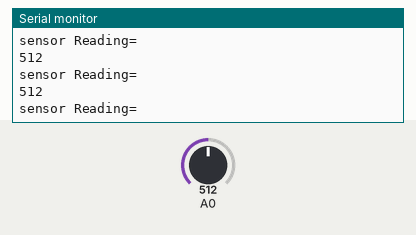
The sketch below on a simulated Arduino Uno, built with avr-gcc and run on an emulated ATmega328P. On the bench: the last lines printed to the serial monitor. The inputs (shaded band) are chosen by the test bench; at power-on: A0 = 512.

Above: at 1.2 s.
1.3 s: A0 set to 108
At 2.1 s:
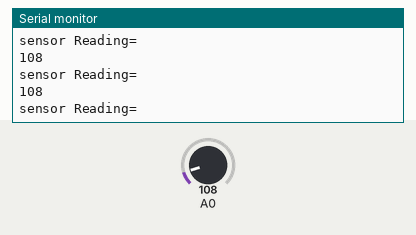
2.8 s: A0 set to 91
At 3.5 s:
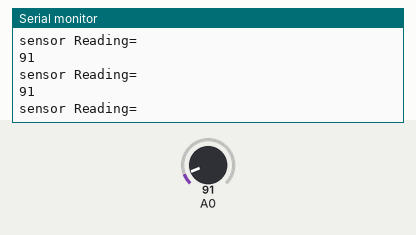
Timing chart, 0 to 5.8 s (numbered marks = the images above; inputs shaded):
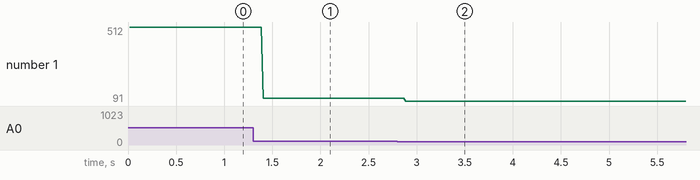

The sketch:

Flame_Sensor.ino
```cpp
// lowest and highest sensor readings:
const int sensorMin = 0;     //  sensor minimum
const int sensorMax = 1024;  // sensor maximum

void setup()  {
  // initialize serial communication @ 9600 baud:
  Serial.begin(9600);
}
void loop() {
  // read the sensor on analog A0:
  int sensorReading  = analogRead(A0);
  Serial.println("sensor Reading= ");
  Serial.println(sensorReading);
  // map the sensor range (four options):
  // ex: 'long  int map(long int, long int, long int, long int, long int)'
//  int range = map(sensorReading,  sensorMin, sensorMax, 0, 3);

  // range value:
//  switch (range) {
//  case 0:    // A fire closer than 1.5 feet away.
//    Serial.println("** Close  Fire **");
//    break;
//  case 1:    // A fire between 1-3 feet away.
//    Serial.println("**  Distant Fire **");
//    break;
//  case 2:    // No fire detected.
//    Serial.println("No  Fire");
//    break;
//  }
  delay(1);  // delay between reads
}
```

Measured:
- after the input at 1.3 s, the serial monitor: prints a new line after 0.11 s (image 1)
- after the input at 2.8 s, the serial monitor: prints a new line after 0.09 s (image 2)
- plotted number 1: 512 → 108 after the input at 1.3 s, 108 → 91 after the input at 2.8 s
